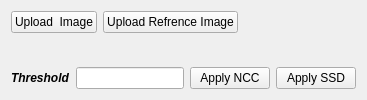
      <widget class="QWidget" name="tab_7">
       <attribute name="title">
        <string>Feature Matching</string>
       </attribute>
       <layout class="QGridLayout" name="gridLayout_9">
        <item row="0" column="0">
         <layout class="QHBoxLayout" name="horizontalLayout_19">
          <item>
           <layout class="QVBoxLayout" name="verticalLayout_20">
            <item>
             <layout class="QHBoxLayout" name="horizontalLayout_17">
              <item>
               <widget class="QPushButton" name="pushButton_upload_img">
                <property name="text">
                 <string>Upload  Image</string>
                </property>
               </widget>
              </item>
              <item>
               <widget class="QPushButton" name="pushButton_upload_ref">
                <property name="text">
                 <string>Upload Refrence Image</string>
                </property>
               </widget>
              </item>
             </layout>
            </item>
            <item>
             <layout class="QVBoxLayout" name="verticalLayout_17">
              <item>
               <layout class="QVBoxLayout" name="verticalLayout_19">
                <item>
                 <widget class="QWidget" name="widget_sift_img" native="true">
                  <property name="sizePolicy">
                   <sizepolicy hsizetype="Minimum" vsizetype="Expanding">
                    <horstretch>0</horstretch>
                    <verstretch>0</verstretch>
                   </sizepolicy>
                  </property>
                 </widget>
                </item>
               </layout>
              </item>
              <item>
               <layout class="QVBoxLayout" name="verticalLayout_18">
                <item>
                 <widget class="QWidget" name="widget_sift_ref" native="true">
                  <property name="sizePolicy">
                   <sizepolicy hsizetype="Minimum" vsizetype="Expanding">
                    <horstretch>0</horstretch>
                    <verstretch>0</verstretch>
                   </sizepolicy>
                  </property>
                 </widget>
                </item>
               </layout>
              </item>
             </layout>
            </item>
           </layout>
          </item>
          <item>
           <widget class="QWidget" name="widget_sift_output" native="true"/>
          </item>
         </layout>
        </item>
        <item row="1" column="0">
         <layout class="QHBoxLayout" name="horizontalLayout_18">
          <item>
           <widget class="QLabel" name="label_18">
            <property name="font">
             <font>
              <weight>75</weight>
              <italic>true</italic>
              <bold>true</bold>
             </font>
            </property>
            <property name="text">
             <string>Threshold</string>
            </property>
           </widget>
          </item>
          <item>
           <widget class="QLineEdit" name="lineEdit_threshold_ssd">
            <property name="sizePolicy">
             <sizepolicy hsizetype="Minimum" vsizetype="Fixed">
              <horstretch>0</horstretch>
              <verstretch>0</verstretch>
             </sizepolicy>
            </property>
            <property name="placeholderText">
             <string/>
            </property>
           </widget>
          </item>
          <item>
           <widget class="QPushButton" name="pushButton_ncc">
            <property name="text">
             <string>Apply NCC</string>
            </property>
           </widget>
          </item>
          <item>
           <widget class="QPushButton" name="pushButton_ssd">
            <property name="text">
             <string>Apply SSD</string>
            </property>
           </widget>
          </item>
         </layout>
        </item>
       </layout>
      </widget>
